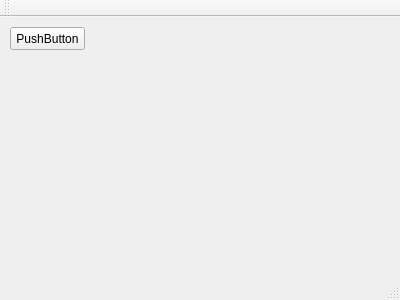
<?xml version="1.0" encoding="UTF-8"?>
<ui version="4.0">
 <class>MainWindow</class>
 <widget class="QMainWindow" name="MainWindow">
  <property name="geometry">
   <rect>
    <x>0</x>
    <y>0</y>
    <width>400</width>
    <height>300</height>
   </rect>
  </property>
  <property name="windowTitle">
   <string>MainWindow</string>
  </property>
  <widget class="QWidget" name="centralWidget">
   <widget class="QPushButton" name="pushButtonOpenFile">
    <property name="geometry">
     <rect>
      <x>10</x>
      <y>10</y>
      <width>75</width>
      <height>23</height>
     </rect>
    </property>
    <property name="text">
     <string>PushButton</string>
    </property>
   </widget>
  </widget>
  <widget class="QMenuBar" name="menuBar">
   <property name="geometry">
    <rect>
     <x>0</x>
     <y>0</y>
     <width>400</width>
     <height>21</height>
    </rect>
   </property>
  </widget>
  <widget class="QToolBar" name="mainToolBar">
   <attribute name="toolBarArea">
    <enum>TopToolBarArea</enum>
   </attribute>
   <attribute name="toolBarBreak">
    <bool>false</bool>
   </attribute>
  </widget>
  <widget class="QStatusBar" name="statusBar"/>
 </widget>
 <layoutdefault spacing="6" margin="11"/>
 <resources/>
 <connections/>
</ui>
